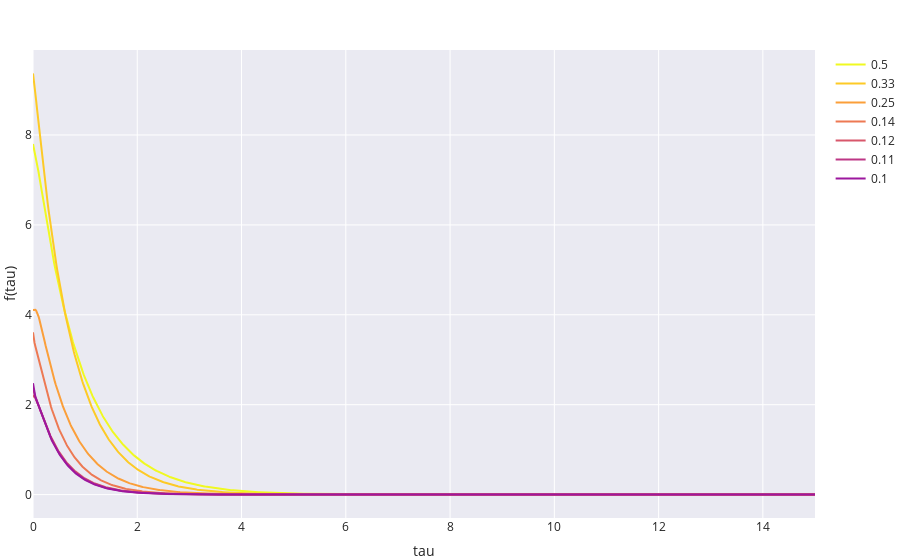

Notebook code for this chart:
### Code cell
plot(*series, (tau, 0, 15), backend=PB, )

### Figure 1 — Plotly figure (JSON) as saved in the notebook; plotly's stock layout.template omitted (floating-point values rounded to 4 significant figures; data arrays with more than 128 entries replaced by an {"elided": "..."} marker saying what was removed)
{"data": [{"line": {"color": "#f0f921"}, "mode": "lines", "name": "0.5", "showlegend": true, "type": "scatter", "x": {"elided": "1000 float values"}, "y": {"elided": "1000 float values"}}, {"line": {"color": "#fdca26"}, "mode": "lines", "name": "0.33", "showlegend": true, "type": "scatter", "x": {"elided": "1000 float values"}, "y": {"elided": "1000 float values"}}, {"line": {"color": "#fb9f3a"}, "mode": "lines", "name": "0.25", "showlegend": true, "type": "scatter", "x": {"elided": "1000 float values"}, "y": {"elided": "1000 float values"}}, {"line": {"color": "#ed7953"}, "mode": "lines", "name": "0.14", "showlegend": true, "type": "scatter", "x": {"elided": "1000 float values"}, "y": {"elided": "1000 float values"}}, {"line": {"color": "#d8576b"}, "mode": "lines", "name": "0.12", "showlegend": true, "type": "scatter", "x": {"elided": "1000 float values"}, "y": {"elided": "1000 float values"}}, {"line": {"color": "#bd3786"}, "mode": "lines", "name": "0.11", "showlegend": true, "type": "scatter", "x": {"elided": "1000 float values"}, "y": {"elided": "1000 float values"}}, {"line": {"color": "#9c179e"}, "mode": "lines", "name": "0.1", "showlegend": true, "type": "scatter", "x": {"elided": "1000 float values"}, "y": {"elided": "1000 float values"}}], "layout": {"margin": {"b": 0, "l": 0, "r": 40, "t": 50}, "polar": {"angularaxis": {"direction": "counterclockwise", "rotation": 0}}, "scene": {"aspectmode": "auto", "aspectratio": {}, "camera": {}, "xaxis": {"showgrid": true, "title": {"text": "tau"}, "type": "linear", "visible": true, "zeroline": true}, "yaxis": {"showgrid": true, "title": {"text": "f(tau)"}, "type": "linear", "visible": true, "zeroline": true}, "zaxis": {"showgrid": true, "title": {"text": ""}, "type": "linear", "visible": true, "zeroline": true}}, "showlegend": true, "title": {"text": "<b></b>", "x": 0.5}, "xaxis": {"constrain": "domain", "showgrid": true, "title": {"text": "tau"}, "type": "linear", "visible": true, "zeroline": true}, "yaxis": {"showgrid": true, "title": {"text": "f(tau)"}, "type": "linear", "visible": true, "zeroline": true}}}
